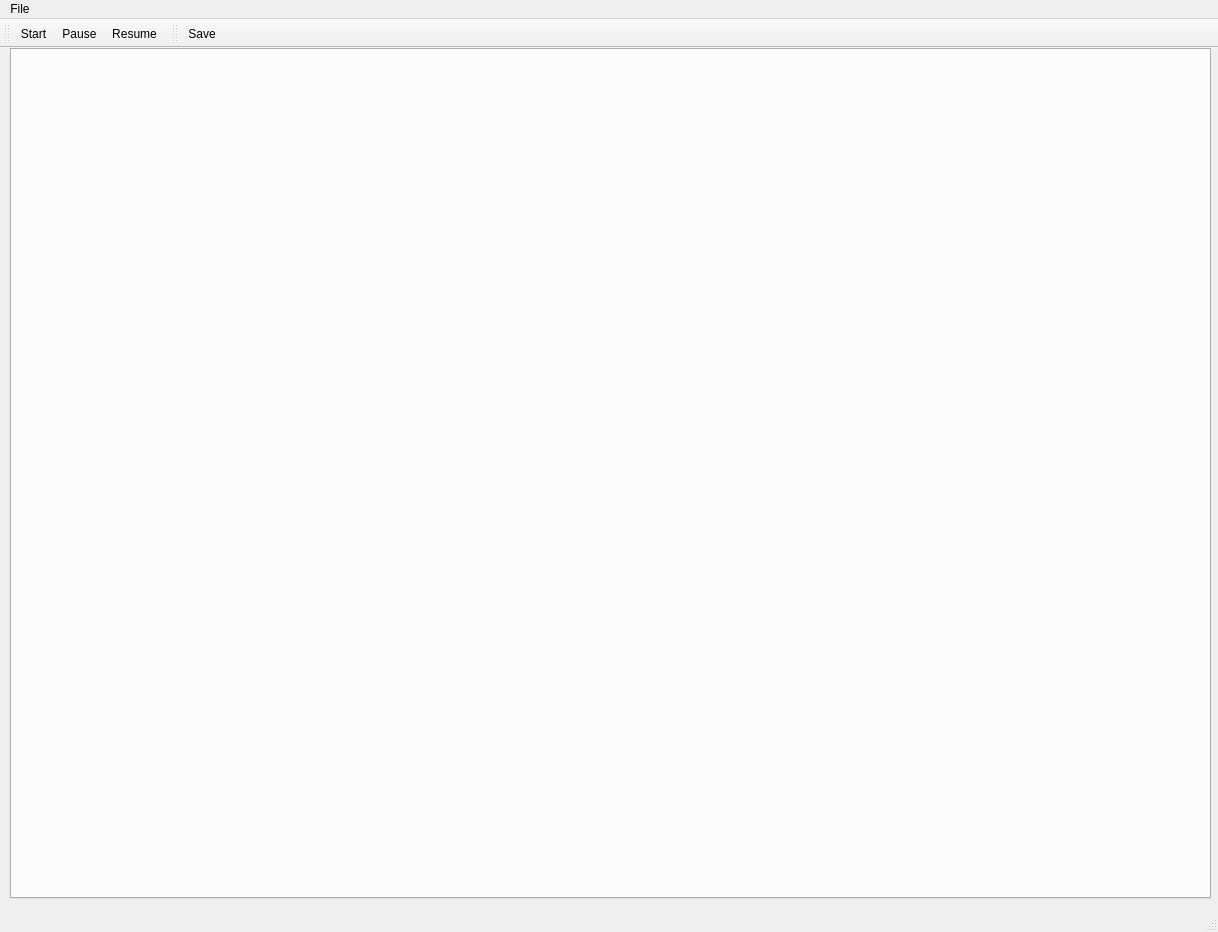
<?xml version="1.0" encoding="UTF-8"?>
<ui version="4.0">
 <class>MainWindow</class>
 <widget class="QMainWindow" name="MainWindow">
  <property name="geometry">
   <rect>
    <x>0</x>
    <y>0</y>
    <width>1218</width>
    <height>932</height>
   </rect>
  </property>
  <property name="windowTitle">
   <string>Scanning NV magnetometry</string>
  </property>
  <widget class="QWidget" name="centralwidget">
   <widget class="QTabWidget" name="tabWidget">
    <property name="geometry">
     <rect>
      <x>10</x>
      <y>0</y>
      <width>1201</width>
      <height>851</height>
     </rect>
    </property>
    <property name="styleSheet">
     <string notr="true">QTabWidget::tab:disabled { width: 0; height: 0; margin: 0; padding: 0; border: none; }</string>
    </property>
    <property name="currentIndex">
     <number>-1</number>
    </property>
   </widget>
  </widget>
  <widget class="QMenuBar" name="menubar">
   <property name="geometry">
    <rect>
     <x>0</x>
     <y>0</y>
     <width>1218</width>
     <height>20</height>
    </rect>
   </property>
   <widget class="QMenu" name="menuFile">
    <property name="title">
     <string>File</string>
    </property>
    <addaction name="actionClose"/>
   </widget>
   <addaction name="menuFile"/>
  </widget>
  <widget class="QStatusBar" name="statusbar"/>
  <widget class="QToolBar" name="action_toolBar">
   <property name="windowTitle">
    <string>toolBar</string>
   </property>
   <attribute name="toolBarArea">
    <enum>TopToolBarArea</enum>
   </attribute>
   <attribute name="toolBarBreak">
    <bool>false</bool>
   </attribute>
   <addaction name="actionStart"/>
   <addaction name="actionPause"/>
   <addaction name="actionResume"/>
  </widget>
  <widget class="QToolBar" name="save_toolBar">
   <property name="windowTitle">
    <string>toolBar</string>
   </property>
   <attribute name="toolBarArea">
    <enum>TopToolBarArea</enum>
   </attribute>
   <attribute name="toolBarBreak">
    <bool>false</bool>
   </attribute>
   <addaction name="actionSave"/>
  </widget>
  <action name="actionClose">
   <property name="icon">
    <iconset>
     <normaloff>../../artwork/icons/oxygen/22x22/application-exit.png</normaloff>../../artwork/icons/oxygen/22x22/application-exit.png</iconset>
   </property>
   <property name="text">
    <string>&amp;Close</string>
   </property>
  </action>
  <action name="actionSave">
   <property name="icon">
    <iconset>
     <normaloff>../../artwork/icons/oxygen/22x22/document-save.png</normaloff>../../artwork/icons/oxygen/22x22/document-save.png</iconset>
   </property>
   <property name="text">
    <string>Save</string>
   </property>
   <property name="toolTip">
    <string>Save the current scan</string>
   </property>
   <property name="statusTip">
    <string>Save the current scan</string>
   </property>
   <property name="whatsThis">
    <string>Save the current scan</string>
   </property>
  </action>
  <action name="actionStart">
   <property name="icon">
    <iconset>
     <normaloff>../../artwork/icons/qudiTheme/22x22/scan-xy-start.png</normaloff>../../artwork/icons/qudiTheme/22x22/scan-xy-start.png</iconset>
   </property>
   <property name="text">
    <string>Start</string>
   </property>
   <property name="toolTip">
    <string>Start the scan</string>
   </property>
   <property name="statusTip">
    <string>Start the scan</string>
   </property>
   <property name="whatsThis">
    <string>Start the scan</string>
   </property>
  </action>
  <action name="actionPause">
   <property name="icon">
    <iconset>
     <normaloff>../../artwork/icons/qudiTheme/22x22/stop-scan.png</normaloff>../../artwork/icons/qudiTheme/22x22/stop-scan.png</iconset>
   </property>
   <property name="text">
    <string>Pause</string>
   </property>
   <property name="toolTip">
    <string>Pause the scan</string>
   </property>
   <property name="statusTip">
    <string>Pause the scan</string>
   </property>
   <property name="whatsThis">
    <string>Pause the scan</string>
   </property>
  </action>
  <action name="actionResume">
   <property name="icon">
    <iconset>
     <normaloff>../../artwork/icons/qudiTheme/22x22/scan-xy-resume.png</normaloff>../../artwork/icons/qudiTheme/22x22/scan-xy-resume.png</iconset>
   </property>
   <property name="text">
    <string>Resume</string>
   </property>
   <property name="toolTip">
    <string>Resume the scan</string>
   </property>
   <property name="statusTip">
    <string>Resume the scan</string>
   </property>
   <property name="whatsThis">
    <string>Resume the scan</string>
   </property>
  </action>
 </widget>
 <resources/>
 <connections>
  <connection>
   <sender>actionClose</sender>
   <signal>triggered()</signal>
   <receiver>MainWindow</receiver>
   <slot>close()</slot>
   <hints>
    <hint type="sourcelabel">
     <x>-1</x>
     <y>-1</y>
    </hint>
    <hint type="destinationlabel">
     <x>399</x>
     <y>299</y>
    </hint>
   </hints>
  </connection>
 </connections>
</ui>
